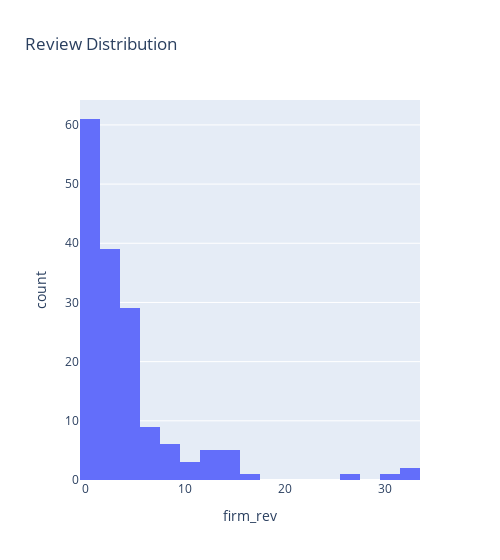

Notebook cell for this chart:
### Markdown cell above
* More than 100 firms has a star rating between 4.5 - 5.4
* 30 firms has a rating below
* Less than 10 firms has a rating between 1 - 4

### Code cell
px.histogram(all_df, 'firm_rev', width=500, title='Review Distribution')

### Figure 1 — Plotly figure (JSON) as saved in the notebook; plotly's stock layout.template omitted (floating-point values rounded to 4 significant figures; data arrays with more than 128 entries replaced by an {"elided": "..."} marker saying what was removed)
{"data": [{"alignmentgroup": "True", "bingroup": "x", "hovertemplate": "firm_rev=%{x}<br>count=%{y}<extra></extra>", "legendgroup": "", "marker": {"color": "#636efa", "pattern": {"shape": ""}}, "name": "", "offsetgroup": "", "orientation": "v", "showlegend": false, "type": "histogram", "x": {"elided": "162 int values"}, "xaxis": "x", "yaxis": "y"}], "layout": {"barmode": "relative", "legend": {"tracegroupgap": 0}, "title": {"text": "Review Distribution"}, "width": 500, "xaxis": {"anchor": "y", "domain": [0, 1], "title": {"text": "firm_rev"}}, "yaxis": {"anchor": "x", "domain": [0, 1], "title": {"text": "count"}}}}
